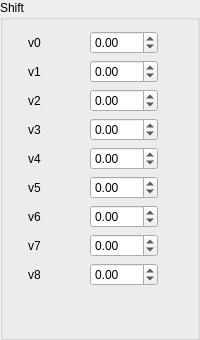
            <widget class="QGroupBox" name="gbShift">
             <property name="title">
              <string>Shift</string>
             </property>
             <layout class="QGridLayout" name="gridLayout_11">
              <item row="0" column="0">
               <layout class="QGridLayout" name="glShift" columnstretch="1,3">
                <item row="5" column="0" alignment="Qt::AlignHCenter">
                 <widget class="QLabel" name="laSV5">
                  <property name="text">
                   <string>v5</string>
                  </property>
                 </widget>
                </item>
                <item row="3" column="0" alignment="Qt::AlignHCenter">
                 <widget class="QLabel" name="laSV3">
                  <property name="text">
                   <string>v3</string>
                  </property>
                 </widget>
                </item>
                <item row="2" column="0" alignment="Qt::AlignHCenter">
                 <widget class="QLabel" name="laSV2">
                  <property name="text">
                   <string>v2</string>
                  </property>
                 </widget>
                </item>
                <item row="4" column="0" alignment="Qt::AlignHCenter">
                 <widget class="QLabel" name="laSV4">
                  <property name="text">
                   <string>v4</string>
                  </property>
                 </widget>
                </item>
                <item row="0" column="0" alignment="Qt::AlignHCenter">
                 <widget class="QLabel" name="laSV0">
                  <property name="text">
                   <string>v0</string>
                  </property>
                 </widget>
                </item>
                <item row="1" column="0" alignment="Qt::AlignHCenter">
                 <widget class="QLabel" name="laSV1">
                  <property name="text">
                   <string>v1</string>
                  </property>
                 </widget>
                </item>
                <item row="6" column="0" alignment="Qt::AlignHCenter">
                 <widget class="QLabel" name="laSV6">
                  <property name="text">
                   <string>v6</string>
                  </property>
                 </widget>
                </item>
                <item row="7" column="0" alignment="Qt::AlignHCenter">
                 <widget class="QLabel" name="laSV7">
                  <property name="text">
                   <string>v7</string>
                  </property>
                 </widget>
                </item>
                <item row="8" column="0" alignment="Qt::AlignHCenter">
                 <widget class="QLabel" name="laSV8">
                  <property name="text">
                   <string>v8</string>
                  </property>
                 </widget>
                </item>
                <item row="0" column="1" alignment="Qt::AlignHCenter">
                 <widget class="QDoubleSpinBox" name="dsbSV0">
                  <property name="maximumSize">
                   <size>
                    <width>75</width>
                    <height>16777215</height>
                   </size>
                  </property>
                  <property name="minimum">
                   <double>-200.000000000000000</double>
                  </property>
                  <property name="maximum">
                   <double>200.000000000000000</double>
                  </property>
                 </widget>
                </item>
                <item row="1" column="1" alignment="Qt::AlignHCenter">
                 <widget class="QDoubleSpinBox" name="dsbSV1">
                  <property name="maximumSize">
                   <size>
                    <width>75</width>
                    <height>16777215</height>
                   </size>
                  </property>
                  <property name="minimum">
                   <double>-200.000000000000000</double>
                  </property>
                  <property name="maximum">
                   <double>200.000000000000000</double>
                  </property>
                 </widget>
                </item>
                <item row="2" column="1" alignment="Qt::AlignHCenter">
                 <widget class="QDoubleSpinBox" name="dsbSV2">
                  <property name="maximumSize">
                   <size>
                    <width>75</width>
                    <height>16777215</height>
                   </size>
                  </property>
                  <property name="minimum">
                   <double>-200.000000000000000</double>
                  </property>
                  <property name="maximum">
                   <double>200.000000000000000</double>
                  </property>
                 </widget>
                </item>
                <item row="3" column="1" alignment="Qt::AlignHCenter">
                 <widget class="QDoubleSpinBox" name="dsbSV3">
                  <property name="maximumSize">
                   <size>
                    <width>75</width>
                    <height>16777215</height>
                   </size>
                  </property>
                  <property name="minimum">
                   <double>-200.000000000000000</double>
                  </property>
                  <property name="maximum">
                   <double>200.000000000000000</double>
                  </property>
                 </widget>
                </item>
                <item row="4" column="1" alignment="Qt::AlignHCenter">
                 <widget class="QDoubleSpinBox" name="dsbSV4">
                  <property name="maximumSize">
                   <size>
                    <width>75</width>
                    <height>16777215</height>
                   </size>
                  </property>
                  <property name="minimum">
                   <double>-200.000000000000000</double>
                  </property>
                  <property name="maximum">
                   <double>200.000000000000000</double>
                  </property>
                 </widget>
                </item>
                <item row="5" column="1" alignment="Qt::AlignHCenter">
                 <widget class="QDoubleSpinBox" name="dsbSV5">
                  <property name="maximumSize">
                   <size>
                    <width>75</width>
                    <height>16777215</height>
                   </size>
                  </property>
                  <property name="minimum">
                   <double>-200.000000000000000</double>
                  </property>
                  <property name="maximum">
                   <double>200.000000000000000</double>
                  </property>
                 </widget>
                </item>
                <item row="6" column="1" alignment="Qt::AlignHCenter">
                 <widget class="QDoubleSpinBox" name="dsbSV6">
                  <property name="maximumSize">
                   <size>
                    <width>75</width>
                    <height>16777215</height>
                   </size>
                  </property>
                  <property name="minimum">
                   <double>-200.000000000000000</double>
                  </property>
                  <property name="maximum">
                   <double>200.000000000000000</double>
                  </property>
                 </widget>
                </item>
                <item row="7" column="1" alignment="Qt::AlignHCenter">
                 <widget class="QDoubleSpinBox" name="dsbSV7">
                  <property name="maximumSize">
                   <size>
                    <width>75</width>
                    <height>16777215</height>
                   </size>
                  </property>
                  <property name="minimum">
                   <double>-200.000000000000000</double>
                  </property>
                  <property name="maximum">
                   <double>200.000000000000000</double>
                  </property>
                 </widget>
                </item>
                <item row="8" column="1" alignment="Qt::AlignHCenter">
                 <widget class="QDoubleSpinBox" name="dsbSV8">
                  <property name="maximumSize">
                   <size>
                    <width>75</width>
                    <height>16777215</height>
                   </size>
                  </property>
                  <property name="minimum">
                   <double>-200.000000000000000</double>
                  </property>
                  <property name="maximum">
                   <double>200.000000000000000</double>
                  </property>
                 </widget>
                </item>
                <item row="9" column="1">
                 <spacer name="vsShift">
                  <property name="orientation">
                   <enum>Qt::Vertical</enum>
                  </property>
                  <property name="sizeHint" stdset="0">
                   <size>
                    <width>20</width>
                    <height>40</height>
                   </size>
                  </property>
                 </spacer>
                </item>
               </layout>
              </item>
             </layout>
            </widget>
